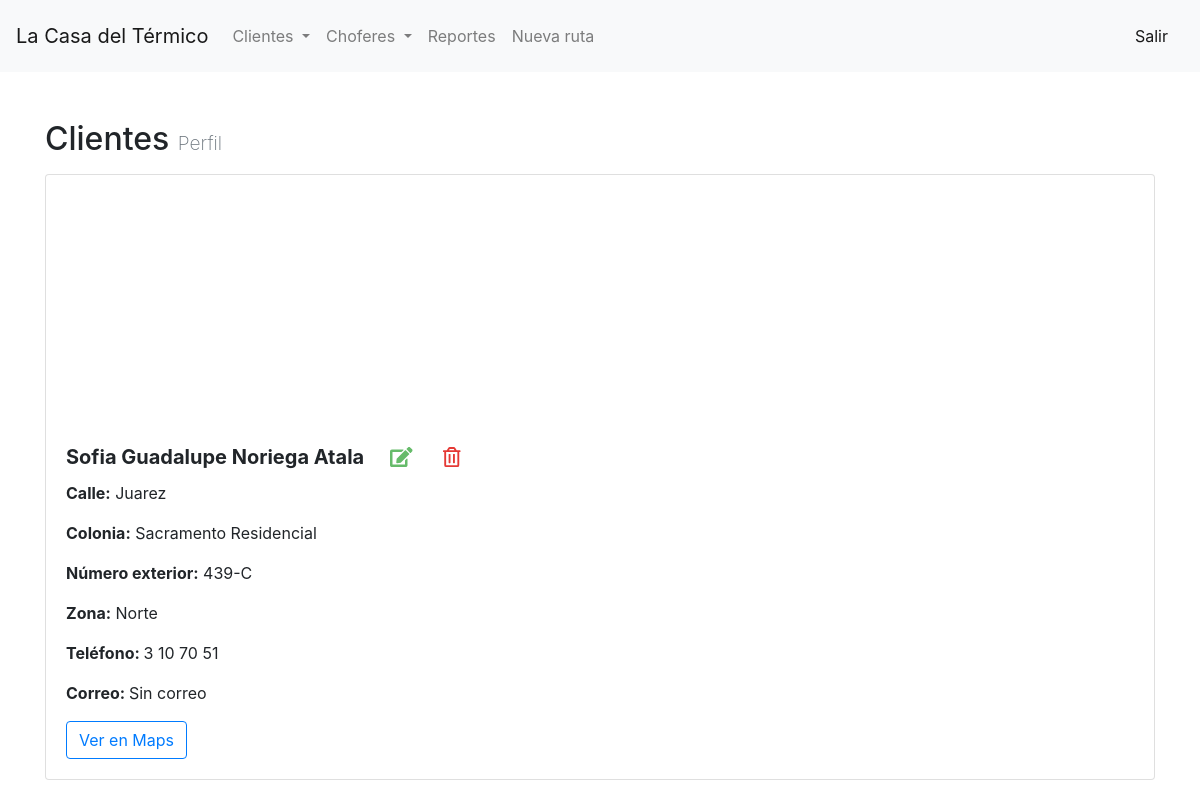
Screenshot of /clientes/2/ with the database file from the repository.
### crud/models.py (models this page shows)
class Cliente(models.Model):
    nombre = models.CharField(max_length=100)
    correo = models.CharField(blank=True, max_length=60)
    telefono = models.CharField(blank=True, max_length=50)
    colonia = models.CharField(max_length=50)
    calle = models.CharField(max_length=50)
    cp = models.CharField(blank=True, max_length=5)
    numero_int = models.CharField(blank=True, max_length=20)
    numero_ext = models.CharField(blank=True, max_length=20)
    lat = models.CharField(max_length=20)
    lng = models.CharField(max_length=20)
    zona = models.CharField(max_length=6)

### crud/views.py (the view)
# urls.py: path('clientes/<int:id>/', views.clientes_ver, name='clientes_ver'),
def clientes_ver(request, id):
    cliente = Cliente.objects.get(id=id)
    return render(request, 'clientes_ver.html', {'c': cliente})

### templates/clientes_ver.html (shortened to what this page needs)
{% extends 'base.html' %}  {% block content %}
<div class="row mb-3">
    <div class="col m-0">
        <h2 class="mb-0">
            Clientes
            <small class="text-muted">Perfil</small>
        </h2>
    </div>
</div>
<div class="card">
    <iframe src="https://www.google.com/maps/embed/v1/place?key=AIzaSyCqwRVeYfYRGF8qsROpKoCyYDWqmUJDGHo&q={{ c.lat }},{{ c.lng }}"
        class="card-img-top" frameborder="0" style="border:0" height=250></iframe>
    <div class="card-body">
        <h5 class="card-title">
            <strong>{{ c.nombre|title }}</strong>&emsp;
            <a href="/clientes/editar/{{ c.id }}">
                <i class="fas fa-edit"></i>
            </a>&emsp;
            <a  href="#" data-toggle="modal" data-target="#modal_borrar">
                <i class="far fa-trash-alt"></i>
            </a>
        </h5>
        <p class="card-text">
            <strong>Calle:</strong>
            {{ c.calle|title }}
        </p>
        <p class="card-text">
            <strong>Colonia:</strong>
            {{ c.colonia|title }}
        </p>
        <p class="card-text">
            {% if c.numero_ext %}
            <strong>Número exterior:</strong>
            {{ c.numero_ext }}
        </p>
        {% endif %}
        <p class="card-text">
            <strong>Zona:</strong>
            {{ c.zona }}
        </p>
        {% if c.telefono %}
        <p class="card-text">
            <strong>Teléfono: </strong>{{ c.telefono }}
        </p>
        {% endif %} {% if c.correo %}
        <p class="card-text">
            <strong>Correo: </strong>{{ c.correo }}
        </p>
        {% endif %}
        <a target="_blank" href="https://www.google.com/maps?q={{ c.lat }},{{ c.lng }}" class="btn btn-outline-primary">Ver en Maps</a>
    </div>
</div>
{% endblock %}

### static/custom.css (style rules this page uses)
small { font-size: 60%; font-weight: 200; }
.fa-edit { color: #66BB6A; }
.fa-trash-alt { color: #E53935; }

### rows the page displays
Cliente: nombre "Sofia Guadalupe Noriega Atala", calle "Juarez", colonia "Sacramento Residencial", numero_ext "439-C", zona "Norte", telefono "3 10 70 51", correo "Sin correo"
